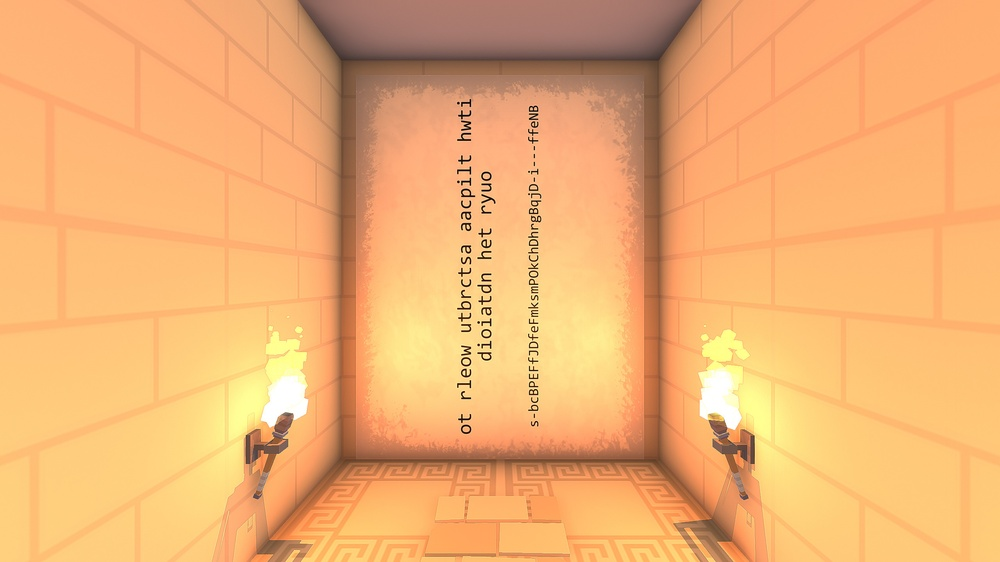
#> input picture clues/clue2_scramble.jpg, 1000 x 562 px, shrunk from 2560 x 1440 before the run, found by its file name
$ python clue2_pixels.py
#> lines starting #> are read from the running program, lines starting #| are printed output that depends on the picture
#!/usr/bin/env python3
"""Clue 2, round 6: pixel-level read of the clue-2 panel.

All previous work OCR'd or measured geometry of clue2_scramble.jpg. Nobody has
measured the *ink*: whether some characters are drawn in a different shade,
weight or colour (a classic way to hide "which letters to take").

This tool:
  1. rotates the panel upright,
  2. locates the three text lines,
  3. segments the 41-character line into cells using tesseract word boxes,
  4. reports per-cell ink statistics and flags outliers.
"""
import subprocess
import sys

import numpy as np
from PIL import Image

SRC = "clues/clue2_scramble.jpg"


def rotate_upright(im):
    """The text runs bottom-to-top in the source (rotated 90 CCW), so rotate CW."""
    return im.rotate(-90, expand=True)


def main():
    im = Image.open(SRC).convert("RGB")
#> im is the input picture: PIL image 1000x562 RGB; mean R, G, B 238.9, 175.8, 113.7
    print("source size", im.size)
#| source size (1000, 562)
    up = rotate_upright(im)
#> in rotate_upright, `return im.rotate(-90, expand=True)`:
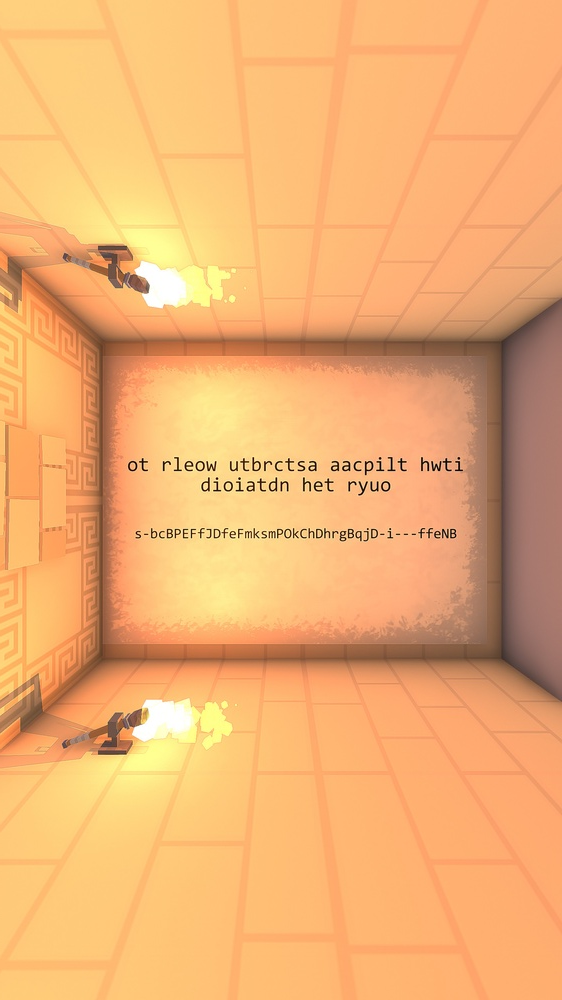
#> returned value: PIL image 562x1000 RGB; mean R, G, B 238.9, 175.8, 113.7
    print("upright size", up.size)
#| upright size (562, 1000)
    up.save("/tmp/clue2_upright.png")

    # tesseract word boxes on the upright panel
    up.save("/tmp/clue2_tsv.png")
    r = subprocess.run(["tesseract", "/tmp/clue2_tsv.png", "stdout", "--psm", "6", "tsv"],
                       capture_output=True, text=True)
    lines = r.stdout.splitlines()
    hdr = lines[0].split("\t")
    rows = [dict(zip(hdr, l.split("\t"))) for l in lines[1:] if l.strip()]
    words = [w for w in rows if w.get("text", "").strip()]
    for w in words:
        print("%5s %5s %5s %5s  conf=%-4s %r" % (w["left"], w["top"], w["width"],
              w["height"], w["conf"], w["text"]))

    # line 3 is the longest / bottom-most group
    if words:
        ym = max(int(w["top"]) + int(w["height"]) for w in words)
        # group by rounded top
        groups = {}
        for w in words:
            key = round(int(w["top"]) / 10)
            groups.setdefault(key, []).append(w)
        print("\nline groups:")
        for k in sorted(groups):
            ws = sorted(groups[k], key=lambda w: int(w["left"]))
            print("  top~%s: %s" % (k * 10, " ".join(w["text"] for w in ws)))

    a = np.asarray(up.convert("L")).astype(float)
    print("\nglobal mean %.1f  p1 %.1f  p99 %.1f" % (a.mean(), np.percentile(a, 1),
          np.percentile(a, 99)))


if __name__ == "__main__":
    sys.exit(main())
#> (the call stopped at in main, `r = subprocess.run(["tesseract", "/tmp/clue2_tsv.png", "stdout", "--ps..`: subprocess is not available in this run)
